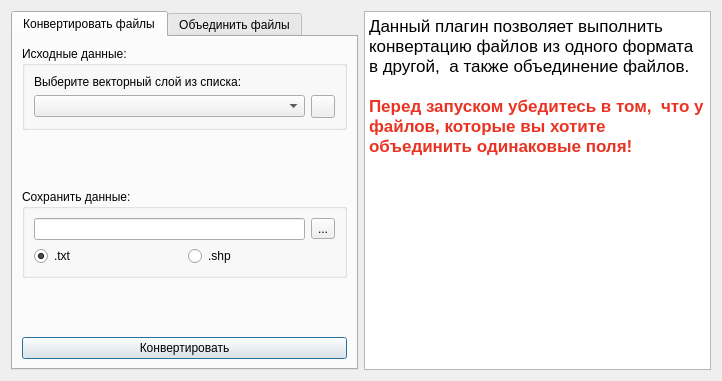
<?xml version="1.0" encoding="UTF-8"?>
<ui version="4.0">
 <class>Dialog</class>
 <widget class="QDialog" name="Dialog">
  <property name="geometry">
   <rect>
    <x>0</x>
    <y>0</y>
    <width>722</width>
    <height>381</height>
   </rect>
  </property>
  <property name="windowTitle">
   <string>Dialog</string>
  </property>
  <layout class="QHBoxLayout" name="horizontalLayout_7">
   <item>
    <widget class="QTabWidget" name="tabWidget">
     <property name="enabled">
      <bool>true</bool>
     </property>
     <property name="currentIndex">
      <number>0</number>
     </property>
     <widget class="QWidget" name="tab_1">
      <attribute name="title">
       <string>Конвертировать файлы</string>
      </attribute>
      <layout class="QVBoxLayout" name="verticalLayout_2">
       <item>
        <widget class="QGroupBox" name="groupBox_4">
         <property name="title">
          <string>Исходные данные:</string>
         </property>
         <layout class="QVBoxLayout" name="verticalLayout_7">
          <item>
           <widget class="QLabel" name="label_2">
            <property name="text">
             <string>Выберите векторный слой из списка:</string>
            </property>
           </widget>
          </item>
          <item>
           <layout class="QHBoxLayout" name="horizontalLayout_6">
            <item>
             <widget class="QComboBox" name="cb_lyr_1">
              <property name="enabled">
               <bool>true</bool>
              </property>
             </widget>
            </item>
            <item>
             <widget class="QToolButton" name="tb_reload_1">
              <property name="enabled">
               <bool>true</bool>
              </property>
              <property name="text">
               <string/>
              </property>
              <property name="icon">
               <iconset>
                <normaloff>icon_reload.png</normaloff>icon_reload.png</iconset>
              </property>
             </widget>
            </item>
           </layout>
          </item>
         </layout>
        </widget>
       </item>
       <item>
        <spacer name="verticalSpacer_3">
         <property name="orientation">
          <enum>Qt::Vertical</enum>
         </property>
         <property name="sizeHint" stdset="0">
          <size>
           <width>20</width>
           <height>40</height>
          </size>
         </property>
        </spacer>
       </item>
       <item>
        <widget class="QGroupBox" name="groupBox_3">
         <property name="title">
          <string>Сохранить данные:</string>
         </property>
         <layout class="QVBoxLayout" name="verticalLayout_3">
          <item>
           <layout class="QHBoxLayout" name="horizontalLayout">
            <item>
             <widget class="QLineEdit" name="le_output_1"/>
            </item>
            <item>
             <widget class="QToolButton" name="tb_output_1">
              <property name="text">
               <string>...</string>
              </property>
             </widget>
            </item>
           </layout>
          </item>
          <item>
           <layout class="QHBoxLayout" name="horizontalLayout_4">
            <item>
             <widget class="QRadioButton" name="rb_txt_1">
              <property name="text">
               <string>.txt</string>
              </property>
              <property name="checked">
               <bool>true</bool>
              </property>
             </widget>
            </item>
            <item>
             <widget class="QRadioButton" name="rb_shp_1">
              <property name="text">
               <string>.shp</string>
              </property>
              <property name="checked">
               <bool>false</bool>
              </property>
             </widget>
            </item>
           </layout>
          </item>
         </layout>
        </widget>
       </item>
       <item>
        <spacer name="verticalSpacer_4">
         <property name="orientation">
          <enum>Qt::Vertical</enum>
         </property>
         <property name="sizeHint" stdset="0">
          <size>
           <width>20</width>
           <height>40</height>
          </size>
         </property>
        </spacer>
       </item>
       <item>
        <widget class="QPushButton" name="pushButton_res_1">
         <property name="text">
          <string>Конвертировать</string>
         </property>
        </widget>
       </item>
      </layout>
     </widget>
     <widget class="QWidget" name="tab_2">
      <attribute name="title">
       <string>Объединить файлы</string>
      </attribute>
      <layout class="QVBoxLayout" name="verticalLayout">
       <item>
        <widget class="QGroupBox" name="groupBox_5">
         <property name="title">
          <string>Исходные данные:</string>
         </property>
         <layout class="QVBoxLayout" name="verticalLayout_8">
          <item>
           <layout class="QHBoxLayout" name="horizontalLayout_3">
            <item>
             <widget class="QLabel" name="label_3">
              <property name="text">
               <string>Выберите слои из списка:</string>
              </property>
             </widget>
            </item>
            <item>
             <spacer name="horizontalSpacer">
              <property name="orientation">
               <enum>Qt::Horizontal</enum>
              </property>
              <property name="sizeHint" stdset="0">
               <size>
                <width>40</width>
                <height>20</height>
               </size>
              </property>
             </spacer>
            </item>
            <item>
             <widget class="QToolButton" name="tb_reload_2">
              <property name="enabled">
               <bool>true</bool>
              </property>
              <property name="text">
               <string/>
              </property>
              <property name="icon">
               <iconset>
                <normaloff>icon_reload.png</normaloff>icon_reload.png</iconset>
              </property>
             </widget>
            </item>
           </layout>
          </item>
          <item>
           <widget class="QListWidget" name="listWidget_2"/>
          </item>
         </layout>
        </widget>
       </item>
       <item>
        <spacer name="verticalSpacer">
         <property name="orientation">
          <enum>Qt::Vertical</enum>
         </property>
         <property name="sizeHint" stdset="0">
          <size>
           <width>20</width>
           <height>40</height>
          </size>
         </property>
        </spacer>
       </item>
       <item>
        <widget class="QGroupBox" name="groupBox_6">
         <property name="title">
          <string>Сохранить данные:</string>
         </property>
         <layout class="QVBoxLayout" name="verticalLayout_4">
          <item>
           <layout class="QHBoxLayout" name="horizontalLayout_2">
            <item>
             <widget class="QLineEdit" name="le_output_2"/>
            </item>
            <item>
             <widget class="QToolButton" name="tb_output_2">
              <property name="text">
               <string>...</string>
              </property>
             </widget>
            </item>
           </layout>
          </item>
          <item>
           <layout class="QHBoxLayout" name="horizontalLayout_5">
            <item>
             <widget class="QRadioButton" name="rb_txt_2">
              <property name="text">
               <string>.txt</string>
              </property>
              <property name="checked">
               <bool>true</bool>
              </property>
             </widget>
            </item>
            <item>
             <widget class="QRadioButton" name="rb_shp_2">
              <property name="text">
               <string>.shp</string>
              </property>
              <property name="checked">
               <bool>false</bool>
              </property>
             </widget>
            </item>
           </layout>
          </item>
         </layout>
        </widget>
       </item>
       <item>
        <spacer name="verticalSpacer_2">
         <property name="orientation">
          <enum>Qt::Vertical</enum>
         </property>
         <property name="sizeHint" stdset="0">
          <size>
           <width>20</width>
           <height>40</height>
          </size>
         </property>
        </spacer>
       </item>
       <item>
        <widget class="QPushButton" name="pushButton_res_2">
         <property name="text">
          <string>Объединить файлы</string>
         </property>
        </widget>
       </item>
      </layout>
     </widget>
    </widget>
   </item>
   <item>
    <widget class="QTextEdit" name="textEdit">
     <property name="enabled">
      <bool>true</bool>
     </property>
     <property name="readOnly">
      <bool>true</bool>
     </property>
     <property name="html">
      <string>&lt;!DOCTYPE HTML PUBLIC &quot;-//W3C//DTD HTML 4.0//EN&quot; &quot;http://www.w3.org/TR/REC-html40/strict.dtd&quot;&gt;
&lt;html&gt;&lt;head&gt;&lt;meta name=&quot;qrichtext&quot; content=&quot;1&quot; /&gt;&lt;style type=&quot;text/css&quot;&gt;
p, li { white-space: pre-wrap; }
&lt;/style&gt;&lt;/head&gt;&lt;body style=&quot; font-family:'.AppleSystemUIFont'; font-size:13pt; font-weight:400; font-style:normal;&quot;&gt;
&lt;p style=&quot; margin-top:0px; margin-bottom:0px; margin-left:0px; margin-right:0px; -qt-block-indent:0; text-indent:0px;&quot;&gt;Данный плагин позволяет выполнить конвертацию файлов из одного формата в другой,  а также объединение файлов.&lt;/p&gt;
&lt;p style=&quot;-qt-paragraph-type:empty; margin-top:0px; margin-bottom:0px; margin-left:0px; margin-right:0px; -qt-block-indent:0; text-indent:0px;&quot;&gt;&lt;br /&gt;&lt;/p&gt;
&lt;p style=&quot; margin-top:0px; margin-bottom:0px; margin-left:0px; margin-right:0px; -qt-block-indent:0; text-indent:0px;&quot;&gt;&lt;span style=&quot; font-weight:600; color:#e93424;&quot;&gt;Перед запуском убедитесь в том,  что у файлов, которые вы хотите объединить одинаковые поля! &lt;/span&gt;&lt;/p&gt;&lt;/body&gt;&lt;/html&gt;</string>
     </property>
     <property name="acceptRichText">
      <bool>false</bool>
     </property>
    </widget>
   </item>
  </layout>
 </widget>
 <resources/>
 <connections/>
</ui>
